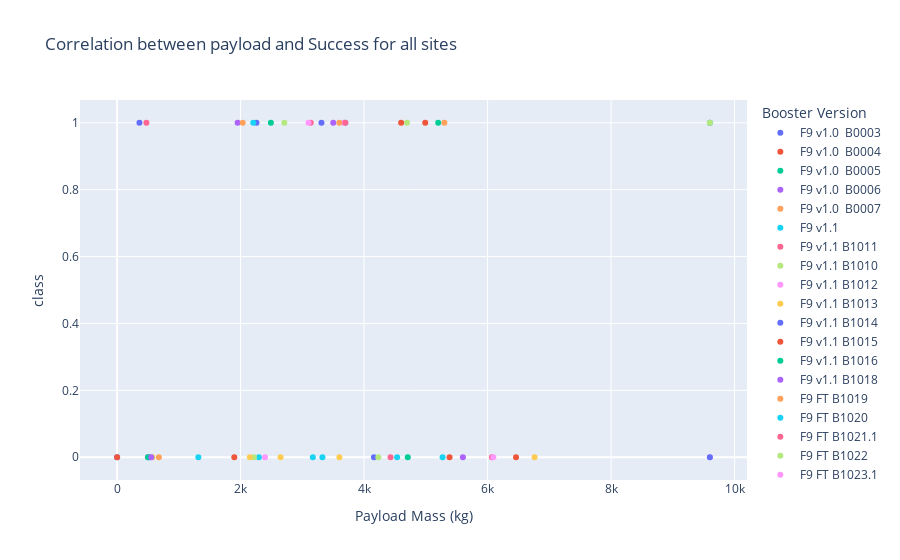

The notebook cell saved with this chart:
### Code cell
fig3 = px.scatter(spacex_df, x='Payload Mass (kg)', y='class', title='Correlation between payload and Success for all sites', 
                  color = 'Booster Version')
fig3.show()

### Figure 1 — Plotly figure (JSON) as saved in the notebook; plotly's stock layout.template omitted (floating-point values rounded to 4 significant figures)
{"data": [{"hovertemplate": "Booster Version=F9 v1.0  B0003<br>Payload Mass (kg)=%{x}<br>class=%{y}<extra></extra>", "legendgroup": "F9 v1.0  B0003", "marker": {"color": "#636efa", "symbol": "circle"}, "mode": "markers", "name": "F9 v1.0  B0003", "orientation": "v", "showlegend": true, "type": "scatter", "x": [0], "xaxis": "x", "y": [0], "yaxis": "y"}, {"hovertemplate": "Booster Version=F9 v1.0  B0004<br>Payload Mass (kg)=%{x}<br>class=%{y}<extra></extra>", "legendgroup": "F9 v1.0  B0004", "marker": {"color": "#EF553B", "symbol": "circle"}, "mode": "markers", "name": "F9 v1.0  B0004", "orientation": "v", "showlegend": true, "type": "scatter", "x": [0], "xaxis": "x", "y": [0], "yaxis": "y"}, {"hovertemplate": "Booster Version=F9 v1.0  B0005<br>Payload Mass (kg)=%{x}<br>class=%{y}<extra></extra>", "legendgroup": "F9 v1.0  B0005", "marker": {"color": "#00cc96", "symbol": "circle"}, "mode": "markers", "name": "F9 v1.0  B0005", "orientation": "v", "showlegend": true, "type": "scatter", "x": [525], "xaxis": "x", "y": [0], "yaxis": "y"}, {"hovertemplate": "Booster Version=F9 v1.0  B0006<br>Payload Mass (kg)=%{x}<br>class=%{y}<extra></extra>", "legendgroup": "F9 v1.0  B0006", "marker": {"color": "#ab63fa", "symbol": "circle"}, "mode": "markers", "name": "F9 v1.0  B0006", "orientation": "v", "showlegend": true, "type": "scatter", "x": [500], "xaxis": "x", "y": [0], "yaxis": "y"}, {"hovertemplate": "Booster Version=F9 v1.0  B0007<br>Payload Mass (kg)=%{x}<br>class=%{y}<extra></extra>", "legendgroup": "F9 v1.0  B0007", "marker": {"color": "#FFA15A", "symbol": "circle"}, "mode": "markers", "name": "F9 v1.0  B0007", "orientation": "v", "showlegend": true, "type": "scatter", "x": [677], "xaxis": "x", "y": [0], "yaxis": "y"}, {"hovertemplate": "Booster Version=F9 v1.1<br>Payload Mass (kg)=%{x}<br>class=%{y}<extra></extra>", "legendgroup": "F9 v1.1", "marker": {"color": "#19d3f3", "symbol": "circle"}, "mode": "markers", "name": "F9 v1.1", "orientation": "v", "showlegend": true, "type": "scatter", "x": [3170, 3325, 2296, 1316, 4535], "xaxis": "x", "y": [0, 0, 0, 0, 0], "yaxis": "y"}, {"hovertemplate": "Booster Version=F9 v1.1 B1011<br>Payload Mass (kg)=%{x}<br>class=%{y}<extra></extra>", "legendgroup": "F9 v1.1 B1011", "marker": {"color": "#FF6692", "symbol": "circle"}, "mode": "markers", "name": "F9 v1.1 B1011", "orientation": "v", "showlegend": true, "type": "scatter", "x": [4428], "xaxis": "x", "y": [0], "yaxis": "y"}, {"hovertemplate": "Booster Version=F9 v1.1 B1010<br>Payload Mass (kg)=%{x}<br>class=%{y}<extra></extra>", "legendgroup": "F9 v1.1 B1010", "marker": {"color": "#B6E880", "symbol": "circle"}, "mode": "markers", "name": "F9 v1.1 B1010", "orientation": "v", "showlegend": true, "type": "scatter", "x": [2216], "xaxis": "x", "y": [0], "yaxis": "y"}, {"hovertemplate": "Booster Version=F9 v1.1 B1012<br>Payload Mass (kg)=%{x}<br>class=%{y}<extra></extra>", "legendgroup": "F9 v1.1 B1012", "marker": {"color": "#FF97FF", "symbol": "circle"}, "mode": "markers", "name": "F9 v1.1 B1012", "orientation": "v", "showlegend": true, "type": "scatter", "x": [2395], "xaxis": "x", "y": [0], "yaxis": "y"}, {"hovertemplate": "Booster Version=F9 v1.1 B1013<br>Payload Mass (kg)=%{x}<br>class=%{y}<extra></extra>", "legendgroup": "F9 v1.1 B1013", "marker": {"color": "#FECB52", "symbol": "circle"}, "mode": "markers", "name": "F9 v1.1 B1013", "orientation": "v", "showlegend": true, "type": "scatter", "x": [570], "xaxis": "x", "y": [0], "yaxis": "y"}, {"hovertemplate": "Booster Version=F9 v1.1 B1014<br>Payload Mass (kg)=%{x}<br>class=%{y}<extra></extra>", "legendgroup": "F9 v1.1 B1014", "marker": {"color": "#636efa", "symbol": "circle"}, "mode": "markers", "name": "F9 v1.1 B1014", "orientation": "v", "showlegend": true, "type": "scatter", "x": [4159], "xaxis": "x", "y": [0], "yaxis": "y"}, {"hovertemplate": "Booster Version=F9 v1.1 B1015<br>Payload Mass (kg)=%{x}<br>class=%{y}<extra></extra>", "legendgroup": "F9 v1.1 B1015", "marker": {"color": "#EF553B", "symbol": "circle"}, "mode": "markers", "name": "F9 v1.1 B1015", "orientation": "v", "showlegend": true, "type": "scatter", "x": [1898], "xaxis": "x", "y": [0], "yaxis": "y"}, {"hovertemplate": "Booster Version=F9 v1.1 B1016<br>Payload Mass (kg)=%{x}<br>class=%{y}<extra></extra>", "legendgroup": "F9 v1.1 B1016", "marker": {"color": "#00cc96", "symbol": "circle"}, "mode": "markers", "name": "F9 v1.1 B1016", "orientation": "v", "showlegend": true, "type": "scatter", "x": [4707], "xaxis": "x", "y": [0], "yaxis": "y"}, {"hovertemplate": "Booster Version=F9 v1.1 B1018<br>Payload Mass (kg)=%{x}<br>class=%{y}<extra></extra>", "legendgroup": "F9 v1.1 B1018", "marker": {"color": "#ab63fa", "symbol": "circle"}, "mode": "markers", "name": "F9 v1.1 B1018", "orientation": "v", "showlegend": true, "type": "scatter", "x": [1952], "xaxis": "x", "y": [1], "yaxis": "y"}, {"hovertemplate": "Booster Version=F9 FT B1019<br>Payload Mass (kg)=%{x}<br>class=%{y}<extra></extra>", "legendgroup": "F9 FT B1019", "marker": {"color": "#FFA15A", "symbol": "circle"}, "mode": "markers", "name": "F9 FT B1019", "orientation": "v", "showlegend": true, "type": "scatter", "x": [2034], "xaxis": "x", "y": [1], "yaxis": "y"}, {"hovertemplate": "Booster Version=F9 FT B1020<br>Payload Mass (kg)=%{x}<br>class=%{y}<extra></extra>", "legendgroup": "F9 FT B1020", "marker": {"color": "#19d3f3", "symbol": "circle"}, "mode": "markers", "name": "F9 FT B1020", "orientation": "v", "showlegend": true, "type": "scatter", "x": [5271], "xaxis": "x", "y": [0], "yaxis": "y"}, {"hovertemplate": "Booster Version=F9 FT B1021.1<br>Payload Mass (kg)=%{x}<br>class=%{y}<extra></extra>", "legendgroup": "F9 FT B1021.1", "marker": {"color": "#FF6692", "symbol": "circle"}, "mode": "markers", "name": "F9 FT B1021.1", "orientation": "v", "showlegend": true, "type": "scatter", "x": [3136], "xaxis": "x", "y": [1], "yaxis": "y"}, {"hovertemplate": "Booster Version=F9 FT B1022<br>Payload Mass (kg)=%{x}<br>class=%{y}<extra></extra>", "legendgroup": "F9 FT B1022", "marker": {"color": "#B6E880", "symbol": "circle"}, "mode": "markers", "name": "F9 FT B1022", "orientation": "v", "showlegend": true, "type": "scatter", "x": [4696], "xaxis": "x", "y": [1], "yaxis": "y"}, {"hovertemplate": "Booster Version=F9 FT B1023.1<br>Payload Mass (kg)=%{x}<br>class=%{y}<extra></extra>", "legendgroup": "F9 FT B1023.1", "marker": {"color": "#FF97FF", "symbol": "circle"}, "mode": "markers", "name": "F9 FT B1023.1", "orientation": "v", "showlegend": true, "type": "scatter", "x": [3100], "xaxis": "x", "y": [1], "yaxis": "y"}, {"hovertemplate": "Booster Version=F9 FT B1024<br>Payload Mass (kg)=%{x}<br>class=%{y}<extra></extra>", "legendgroup": "F9 FT B1024", "marker": {"color": "#FECB52", "symbol": "circle"}, "mode": "markers", "name": "F9 FT B1024", "orientation": "v", "showlegend": true, "type": "scatter", "x": [3600], "xaxis": "x", "y": [0], "yaxis": "y"}, {"hovertemplate": "Booster Version=F9 FT B1025.1<br>Payload Mass (kg)=%{x}<br>class=%{y}<extra></extra>", "legendgroup": "F9 FT B1025.1", "marker": {"color": "#636efa", "symbol": "circle"}, "mode": "markers", "name": "F9 FT B1025.1", "orientation": "v", "showlegend": true, "type": "scatter", "x": [2257], "xaxis": "x", "y": [1], "yaxis": "y"}, {"hovertemplate": "Booster Version=F9 FT B1026<br>Payload Mass (kg)=%{x}<br>class=%{y}<extra></extra>", "legendgroup": "F9 FT B1026", "marker": {"color": "#EF553B", "symbol": "circle"}, "mode": "markers", "name": "F9 FT B1026", "orientation": "v", "showlegend": true, "type": "scatter", "x": [4600], "xaxis": "x", "y": [1], "yaxis": "y"}, {"hovertemplate": "Booster Version=F9 v1.1  B1003<br>Payload Mass (kg)=%{x}<br>class=%{y}<extra></extra>", "legendgroup": "F9 v1.1  B1003", "marker": {"color": "#00cc96", "symbol": "circle"}, "mode": "markers", "name": "F9 v1.1  B1003", "orientation": "v", "showlegend": true, "type": "scatter", "x": [500], "xaxis": "x", "y": [0], "yaxis": "y"}, {"hovertemplate": "Booster Version=F9 v1.1 B1017<br>Payload Mass (kg)=%{x}<br>class=%{y}<extra></extra>", "legendgroup": "F9 v1.1 B1017", "marker": {"color": "#ab63fa", "symbol": "circle"}, "mode": "markers", "name": "F9 v1.1 B1017", "orientation": "v", "showlegend": true, "type": "scatter", "x": [553], "xaxis": "x", "y": [0], "yaxis": "y"}, {"hovertemplate": "Booster Version=F9 FT B1029.1<br>Payload Mass (kg)=%{x}<br>class=%{y}<extra></extra>", "legendgroup": "F9 FT B1029.1", "marker": {"color": "#FFA15A", "symbol": "circle"}, "mode": "markers", "name": "F9 FT B1029.1", "orientation": "v", "showlegend": true, "type": "scatter", "x": [9600], "xaxis": "x", "y": [1], "yaxis": "y"}, {"hovertemplate": "Booster Version=F9 FT B1036.1<br>Payload Mass (kg)=%{x}<br>class=%{y}<extra></extra>", "legendgroup": "F9 FT B1036.1", "marker": {"color": "#19d3f3", "symbol": "circle"}, "mode": "markers", "name": "F9 FT B1036.1", "orientation": "v", "showlegend": true, "type": "scatter", "x": [9600], "xaxis": "x", "y": [1], "yaxis": "y"}, {"hovertemplate": "Booster Version=F9 FT B1038.1<br>Payload Mass (kg)=%{x}<br>class=%{y}<extra></extra>", "legendgroup": "F9 FT B1038.1", "marker": {"color": "#FF6692", "symbol": "circle"}, "mode": "markers", "name": "F9 FT B1038.1", "orientation": "v", "showlegend": true, "type": "scatter", "x": [475], "xaxis": "x", "y": [1], "yaxis": "y"}, {"hovertemplate": "Booster Version=F9 B4 B1041.1<br>Payload Mass (kg)=%{x}<br>class=%{y}<extra></extra>", "legendgroup": "F9 B4 B1041.1", "marker": {"color": "#B6E880", "symbol": "circle"}, "mode": "markers", "name": "F9 B4 B1041.1", "orientation": "v", "showlegend": true, "type": "scatter", "x": [9600], "xaxis": "x", "y": [1], "yaxis": "y"}, {"hovertemplate": "Booster Version=F9 FT  B1036.2<br>Payload Mass (kg)=%{x}<br>class=%{y}<extra></extra>", "legendgroup": "F9 FT  B1036.2", "marker": {"color": "#FF97FF", "symbol": "circle"}, "mode": "markers", "name": "F9 FT  B1036.2", "orientation": "v", "showlegend": true, "type": "scatter", "x": [9600], "xaxis": "x", "y": [0], "yaxis": "y"}, {"hovertemplate": "Booster Version=F9 FT  B1038.2<br>Payload Mass (kg)=%{x}<br>class=%{y}<extra></extra>", "legendgroup": "F9 FT  B1038.2", "marker": {"color": "#FECB52", "symbol": "circle"}, "mode": "markers", "name": "F9 FT  B1038.2", "orientation": "v", "showlegend": true, "type": "scatter", "x": [2150], "xaxis": "x", "y": [0], "yaxis": "y"}, {"hovertemplate": "Booster Version=F9 B4  B1041.2<br>Payload Mass (kg)=%{x}<br>class=%{y}<extra></extra>", "legendgroup": "F9 B4  B1041.2", "marker": {"color": "#636efa", "symbol": "circle"}, "mode": "markers", "name": "F9 B4  B1041.2", "orientation": "v", "showlegend": true, "type": "scatter", "x": [9600], "xaxis": "x", "y": [0], "yaxis": "y"}, {"hovertemplate": "Booster Version=F9 B4  B1043.2<br>Payload Mass (kg)=%{x}<br>class=%{y}<extra></extra>", "legendgroup": "F9 B4  B1043.2", "marker": {"color": "#EF553B", "symbol": "circle"}, "mode": "markers", "name": "F9 B4  B1043.2", "orientation": "v", "showlegend": true, "type": "scatter", "x": [6460], "xaxis": "x", "y": [0], "yaxis": "y"}, {"hovertemplate": "Booster Version=F9 FT B1031.1<br>Payload Mass (kg)=%{x}<br>class=%{y}<extra></extra>", "legendgroup": "F9 FT B1031.1", "marker": {"color": "#00cc96", "symbol": "circle"}, "mode": "markers", "name": "F9 FT B1031.1", "orientation": "v", "showlegend": true, "type": "scatter", "x": [2490], "xaxis": "x", "y": [1], "yaxis": "y"}, {"hovertemplate": "Booster Version=F9 FT B1030<br>Payload Mass (kg)=%{x}<br>class=%{y}<extra></extra>", "legendgroup": "F9 FT B1030", "marker": {"color": "#ab63fa", "symbol": "circle"}, "mode": "markers", "name": "F9 FT B1030", "orientation": "v", "showlegend": true, "type": "scatter", "x": [5600], "xaxis": "x", "y": [0], "yaxis": "y"}, {"hovertemplate": "Booster Version=F9 FT  B1021.2<br>Payload Mass (kg)=%{x}<br>class=%{y}<extra></extra>", "legendgroup": "F9 FT  B1021.2", "marker": {"color": "#FFA15A", "symbol": "circle"}, "mode": "markers", "name": "F9 FT  B1021.2", "orientation": "v", "showlegend": true, "type": "scatter", "x": [5300], "xaxis": "x", "y": [1], "yaxis": "y"}, {"hovertemplate": "Booster Version=F9 FT B1032.1<br>Payload Mass (kg)=%{x}<br>class=%{y}<extra></extra>", "legendgroup": "F9 FT B1032.1", "marker": {"color": "#19d3f3", "symbol": "circle"}, "mode": "markers", "name": "F9 FT B1032.1", "orientation": "v", "showlegend": true, "type": "scatter", "x": [3697.0], "xaxis": "x", "y": [1], "yaxis": "y"}, {"hovertemplate": "Booster Version=F9 FT B1034<br>Payload Mass (kg)=%{x}<br>class=%{y}<extra></extra>", "legendgroup": "F9 FT B1034", "marker": {"color": "#FF6692", "symbol": "circle"}, "mode": "markers", "name": "F9 FT B1034", "orientation": "v", "showlegend": true, "type": "scatter", "x": [6070], "xaxis": "x", "y": [0], "yaxis": "y"}, {"hovertemplate": "Booster Version=F9 FT B1035.1<br>Payload Mass (kg)=%{x}<br>class=%{y}<extra></extra>", "legendgroup": "F9 FT B1035.1", "marker": {"color": "#B6E880", "symbol": "circle"}, "mode": "markers", "name": "F9 FT B1035.1", "orientation": "v", "showlegend": true, "type": "scatter", "x": [2708], "xaxis": "x", "y": [1], "yaxis": "y"}, {"hovertemplate": "Booster Version=F9 FT  B1029.2<br>Payload Mass (kg)=%{x}<br>class=%{y}<extra></extra>", "legendgroup": "F9 FT  B1029.2", "marker": {"color": "#FF97FF", "symbol": "circle"}, "mode": "markers", "name": "F9 FT  B1029.2", "orientation": "v", "showlegend": true, "type": "scatter", "x": [3669], "xaxis": "x", "y": [1], "yaxis": "y"}, {"hovertemplate": "Booster Version=F9 FT B1037<br>Payload Mass (kg)=%{x}<br>class=%{y}<extra></extra>", "legendgroup": "F9 FT B1037", "marker": {"color": "#FECB52", "symbol": "circle"}, "mode": "markers", "name": "F9 FT B1037", "orientation": "v", "showlegend": true, "type": "scatter", "x": [6761], "xaxis": "x", "y": [0], "yaxis": "y"}, {"hovertemplate": "Booster Version=F9 B4 B1039.1<br>Payload Mass (kg)=%{x}<br>class=%{y}<extra></extra>", "legendgroup": "F9 B4 B1039.1", "marker": {"color": "#636efa", "symbol": "circle"}, "mode": "markers", "name": "F9 B4 B1039.1", "orientation": "v", "showlegend": true, "type": "scatter", "x": [3310], "xaxis": "x", "y": [1], "yaxis": "y"}, {"hovertemplate": "Booster Version=F9 B4 B1040.1<br>Payload Mass (kg)=%{x}<br>class=%{y}<extra></extra>", "legendgroup": "F9 B4 B1040.1", "marker": {"color": "#EF553B", "symbol": "circle"}, "mode": "markers", "name": "F9 B4 B1040.1", "orientation": "v", "showlegend": true, "type": "scatter", "x": [4990], "xaxis": "x", "y": [1], "yaxis": "y"}, {"hovertemplate": "Booster Version=F9 FT  B1031.2<br>Payload Mass (kg)=%{x}<br>class=%{y}<extra></extra>", "legendgroup": "F9 FT  B1031.2", "marker": {"color": "#00cc96", "symbol": "circle"}, "mode": "markers", "name": "F9 FT  B1031.2", "orientation": "v", "showlegend": true, "type": "scatter", "x": [5200], "xaxis": "x", "y": [1], "yaxis": "y"}, {"hovertemplate": "Booster Version=F9 B4 B1042.1<br>Payload Mass (kg)=%{x}<br>class=%{y}<extra></extra>", "legendgroup": "F9 B4 B1042.1", "marker": {"color": "#ab63fa", "symbol": "circle"}, "mode": "markers", "name": "F9 B4 B1042.1", "orientation": "v", "showlegend": true, "type": "scatter", "x": [3500], "xaxis": "x", "y": [1], "yaxis": "y"}, {"hovertemplate": "Booster Version=F9 B5  B1046.1<br>Payload Mass (kg)=%{x}<br>class=%{y}<extra></extra>", "legendgroup": "F9 B5  B1046.1", "marker": {"color": "#FFA15A", "symbol": "circle"}, "mode": "markers", "name": "F9 B5  B1046.1", "orientation": "v", "showlegend": true, "type": "scatter", "x": [3600], "xaxis": "x", "y": [1], "yaxis": "y"}, {"hovertemplate": "Booster Version=F9 FT  B1035.2<br>Payload Mass (kg)=%{x}<br>class=%{y}<extra></extra>", "legendgroup": "F9 FT  B1035.2", "marker": {"color": "#19d3f3", "symbol": "circle"}, "mode": "markers", "name": "F9 FT  B1035.2", "orientation": "v", "showlegend": true, "type": "scatter", "x": [2205], "xaxis": "x", "y": [1], "yaxis": "y"}, {"hovertemplate": "Booster Version=F9 B4 B1043.1<br>Payload Mass (kg)=%{x}<br>class=%{y}<extra></extra>", "legendgroup": "F9 B4 B1043.1", "marker": {"color": "#FF6692", "symbol": "circle"}, "mode": "markers", "name": "F9 B4 B1043.1", "orientation": "v", "showlegend": true, "type": "scatter", "x": [3697.0], "xaxis": "x", "y": [1], "yaxis": "y"}, {"hovertemplate": "Booster Version=F9 FT  B1032.2<br>Payload Mass (kg)=%{x}<br>class=%{y}<extra></extra>", "legendgroup": "F9 FT  B1032.2", "marker": {"color": "#B6E880", "symbol": "circle"}, "mode": "markers", "name": "F9 FT  B1032.2", "orientation": "v", "showlegend": true, "type": "scatter", "x": [4230], "xaxis": "x", "y": [0], "yaxis": "y"}, {"hovertemplate": "Booster Version=F9 B4 B1044<br>Payload Mass (kg)=%{x}<br>class=%{y}<extra></extra>", "legendgroup": "F9 B4 B1044", "marker": {"color": "#FF97FF", "symbol": "circle"}, "mode": "markers", "name": "F9 B4 B1044", "orientation": "v", "showlegend": true, "type": "scatter", "x": [6092], "xaxis": "x", "y": [0], "yaxis": "y"}, {"hovertemplate": "Booster Version=F9 B4  B1039.2<br>Payload Mass (kg)=%{x}<br>class=%{y}<extra></extra>", "legendgroup": "F9 B4  B1039.2", "marker": {"color": "#FECB52", "symbol": "circle"}, "mode": "markers", "name": "F9 B4  B1039.2", "orientation": "v", "showlegend": true, "type": "scatter", "x": [2647], "xaxis": "x", "y": [0], "yaxis": "y"}, {"hovertemplate": "Booster Version=F9 B4 B1045.1<br>Payload Mass (kg)=%{x}<br>class=%{y}<extra></extra>", "legendgroup": "F9 B4 B1045.1", "marker": {"color": "#636efa", "symbol": "circle"}, "mode": "markers", "name": "F9 B4 B1045.1", "orientation": "v", "showlegend": true, "type": "scatter", "x": [362], "xaxis": "x", "y": [1], "yaxis": "y"}, {"hovertemplate": "Booster Version=F9 B4  B1040.2<br>Payload Mass (kg)=%{x}<br>class=%{y}<extra></extra>", "legendgroup": "F9 B4  B1040.2", "marker": {"color": "#EF553B", "symbol": "circle"}, "mode": "markers", "name": "F9 B4  B1040.2", "orientation": "v", "showlegend": true, "type": "scatter", "x": [5384], "xaxis": "x", "y": [0], "yaxis": "y"}], "layout": {"legend": {"title": {"text": "Booster Version"}, "tracegroupgap": 0}, "title": {"text": "Correlation between payload and Success for all sites"}, "xaxis": {"anchor": "y", "domain": [0, 1], "title": {"text": "Payload Mass (kg)"}}, "yaxis": {"anchor": "x", "domain": [0, 1], "title": {"text": "class"}}}}
